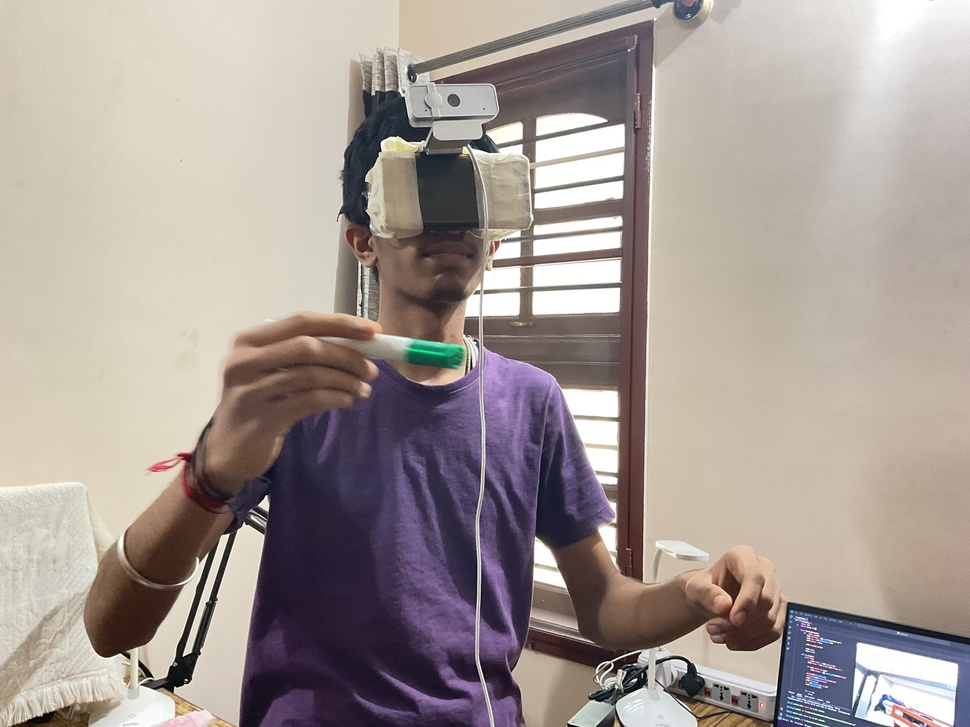
#> input picture content/vision1.jpg, 970 x 727 px, shrunk from 4032 x 3024 before the run, given in place of the camera
$ python process.py
#> lines starting #> are read from the running program, lines starting #| are printed output that depends on the picture; after the words box and inside, x2 and y2 are one past the last pixel; in counts of white or black regions, pixels touching at a corner belong together
import cv2
import numpy as np

cap=cv2.VideoCapture(0)

def nothing(x):
    pass

#Create trackbar to adjust HSV range
cv2.namedWindow("trackbar")
cv2.createTrackbar("L-H","trackbar",0,179,nothing)
#> slider 'L-H' is set to 35
cv2.createTrackbar("L-S","trackbar",0,255,nothing)
#> slider 'L-S' is set to 51
cv2.createTrackbar("L-V","trackbar",0,255,nothing)
#> slider 'L-V' is set to 51
cv2.createTrackbar("U-H","trackbar",179,179,nothing)
cv2.createTrackbar("U-S","trackbar",255,255,nothing)
cv2.createTrackbar("U-V","trackbar",255,255,nothing)

while True:
    ret,frame =cap.read()
#> frame is the input picture: shape (727, 970, 3); mean B, G, R 148.9, 154.2, 164.6
    hsv=cv2.cvtColor(frame,cv2.COLOR_BGR2HSV)
#> hsv: shape (727, 970, 3); mean H, S, V 43.3, 46.4, 167.9

    l_h=cv2.getTrackbarPos("L-H","trackbar")
    l_s=cv2.getTrackbarPos("L-S","trackbar")
    l_v=cv2.getTrackbarPos("L-V","trackbar")
    h_h=cv2.getTrackbarPos("U-H","trackbar")
    h_s=cv2.getTrackbarPos("U-S","trackbar")
    h_v=cv2.getTrackbarPos("U-V","trackbar")

    low=np.array([l_h,l_s,l_v])
    high=np.array([h_h,h_s,h_v])

    mask=cv2.inRange(hsv,low,high)
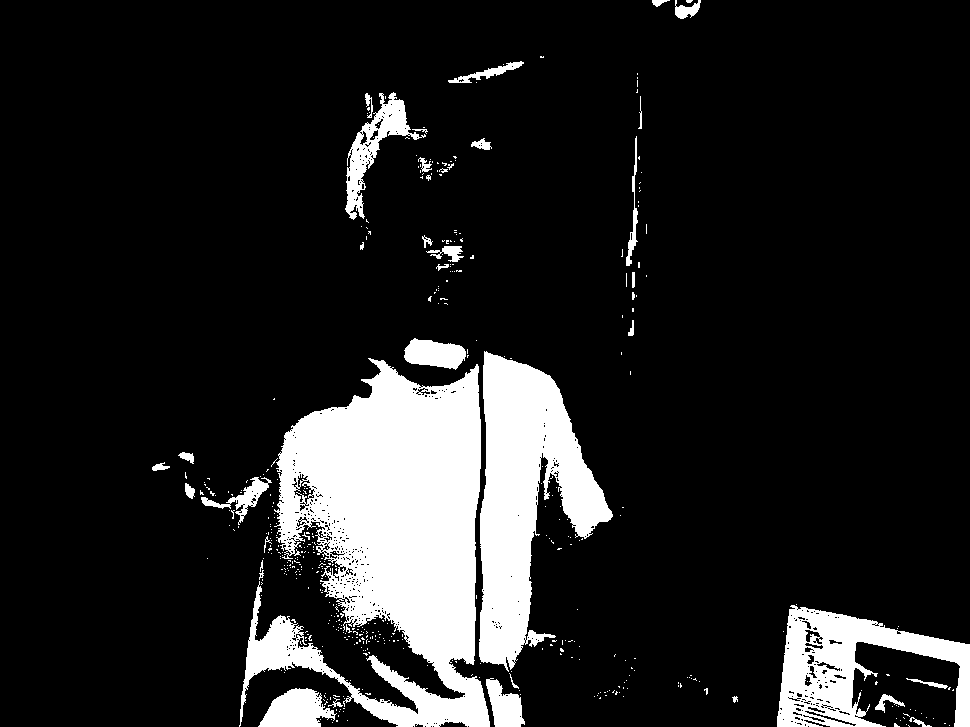
#> mask: shape (727, 970); 13.6% white; 473 white regions (434 under 20 px), largest, box (x1, y1, x2, y2) and area: (239, 358, 490, 727) 50983, (479, 351, 613, 672) 21333, (777, 605, 970, 727) 10935
    result=cv2.bitwise_and(frame,frame,mask=mask)
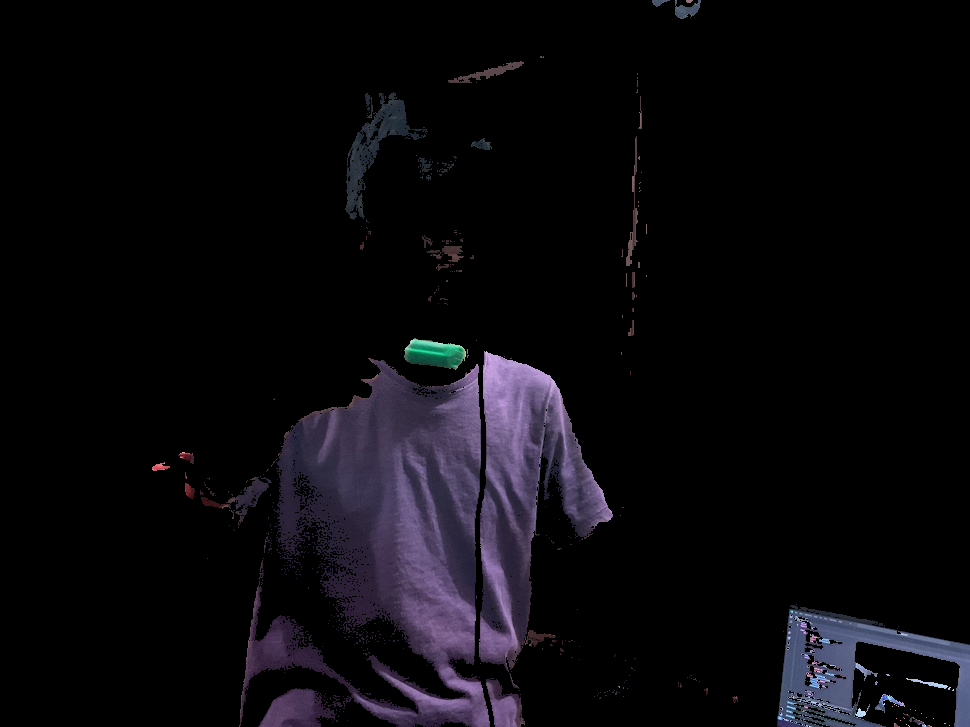
#> result: shape (727, 970, 3); mean B, G, R 13, 9.1, 10.4
    cv2.imshow("result",result)# On pressing ESC it should exit the program

    key = cv2.waitKey(1)
#> (key Esc is pressed here)
    # On pressing `s` then print and save this array.
    if key == ord('s'):
        thearray = [[l_h,l_s,l_v],[h_h, h_s, h_v]]
        # Save this array as penrange.npy
        np.save('penrange',thearray)
        break
    #if esc pressed exit
    if key == 27:
        break

cap.release()
cv2.destroyAllWindows()
